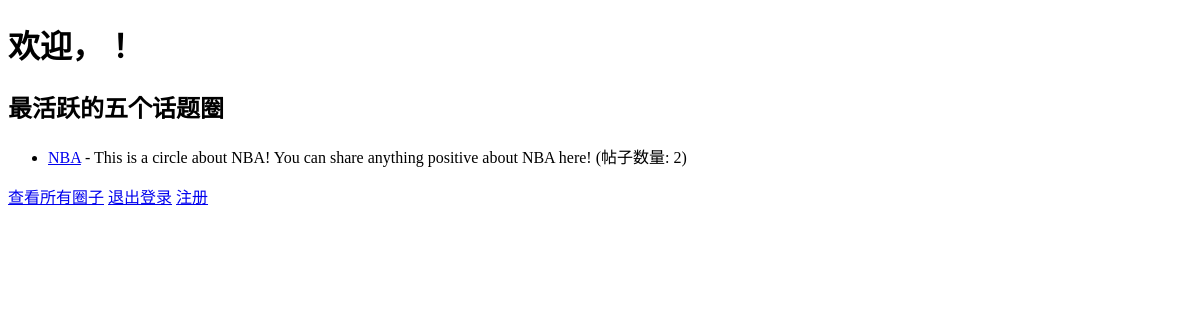
Before: / with the older database file.
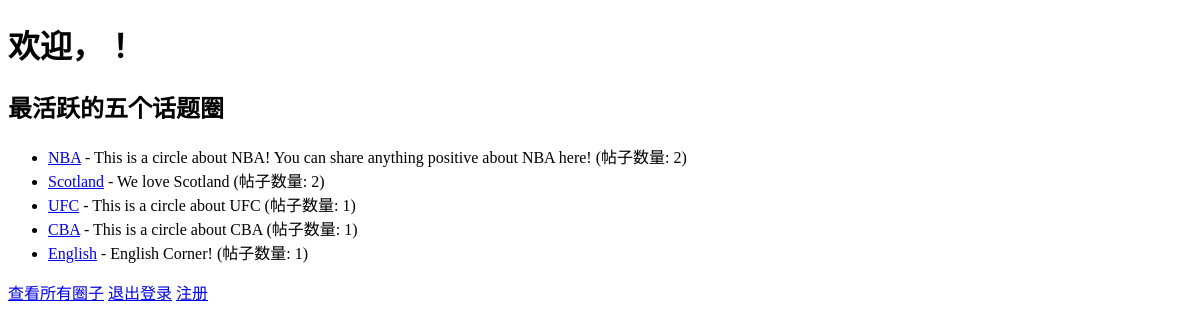
After: the same page with the newer database file.
### forum/models.py (models this page shows, shortened)
class TopicCircle(models.Model):
    name = models.CharField(max_length=100, unique=True)
    description = models.TextField(blank=True)
    created_at = models.DateTimeField(auto_now_add=True)
    created_by = models.ForeignKey(GUser, on_delete=models.SET_NULL, null=True, limit_choices_to={'is_admin': True})  # 仅管理员创建
    is_active = models.BooleanField(default=True)

### forum/views.py (the view)
# urls.py: path('', views.home, name='home'),
def home(request):
    circles = TopicCircle.objects.filter(is_active=True).annotate(
        post_count=Count('post')
    ).order_by('-post_count')[:5]
    return render(request, 'forum/home.html', {'circles': circles})

### forum/templates/forum/home.html (shortened to what this page needs)
<!DOCTYPE html>
<html>
<head>
</head>
<body>
    <h1>欢迎，{{ user.username }}！</h1>
    <h2>最活跃的五个话题圈</h2>
    <ul>
        {% for circle in circles %}
            <li>
                <a href="{% url 'circle_detail' circle.id %}">{{ circle.name }}</a>
                - {{ circle.description }} (帖子数量: {{ circle.post_count }})
            </li>
        {% empty %}
            <li>暂无活跃话题圈。</li>
        {% endfor %}
    </ul>
    <a href="{% url 'all_circles' %}">查看所有圈子</a>
    <a href="{% url 'logout' %}">退出登录</a>
    <a href="{% url 'register' %}">注册</a>
</body>
</html>

Changed rows visible on the page:
added TopicCircle: name "Scotland", description "We love Scotland", post_count "2"
added TopicCircle: name "UFC", description "This is a circle about UFC", post_count "1"
added TopicCircle: name "CBA", description "This is a circle about CBA", post_count "1"
added TopicCircle: name "English", description "English Corner!", post_count "1"
